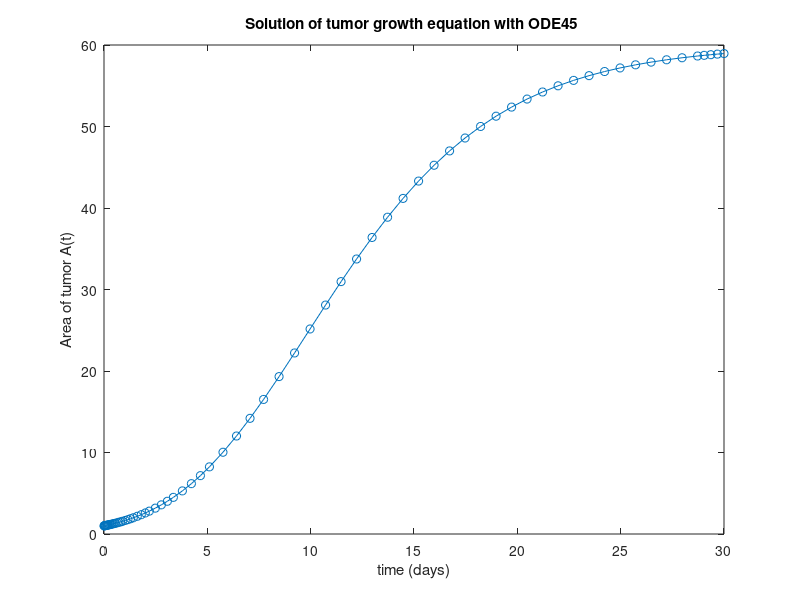

This figure's MATLAB source:
 
%Numerical Integration of ODE

%Part (f): Solve for A(t) for (0 <= t <= 30) using MATLAB function ode45().
%Plot A(t) as a function of time.

tspan = [0,30]; %time initial to time final  
y0 = 1; %initial condition
[t,y] = ode45(@(t,y) ((0.8*y)*(1-(y/60)^(0.25))), tspan,y0);

plot(t,y,'-o')
title('Solution of tumor growth equation with ODE45 ');
xlabel('time (days)');
ylabel('Area of tumor A(t)');
